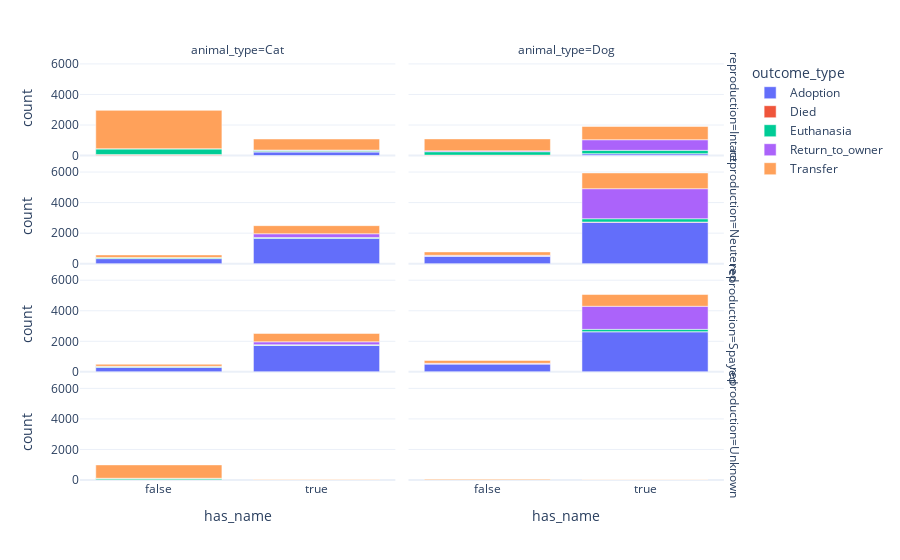

Notebook cell for this chart:
### Markdown cell above
* More than 50% of the cats have no name, whereas dogs are less likely to not have one.
* Dogs with names are more likely to be returned to their owner.
* Cats with names are more likely to be adopted. There must be something more to that...

### Code cell
df_animal_name = df_train.groupby(['animal_type', 'has_name', 'outcome_type', 'reproduction']).size().reset_index(name = 'count')
px.bar(df_animal_name, x = 'has_name', y = 'count', color = 'outcome_type', facet_col = 'animal_type', facet_row = 'reproduction')

### Figure 1 — Plotly figure (JSON) as saved in the notebook; plotly's stock layout.template omitted (floating-point values rounded to 4 significant figures)
{"data": [{"alignmentgroup": "True", "hovertemplate": "outcome_type=Adoption<br>reproduction=Intact<br>animal_type=Cat<br>has_name=%{x}<br>count=%{y}<extra></extra>", "legendgroup": "Adoption", "marker": {"color": "#636efa", "pattern": {"shape": ""}}, "name": "Adoption", "offsetgroup": "Adoption", "orientation": "v", "showlegend": true, "textposition": "auto", "type": "bar", "x": [false, true], "xaxis": "x7", "y": [9, 229], "yaxis": "y7"}, {"alignmentgroup": "True", "hovertemplate": "outcome_type=Adoption<br>reproduction=Intact<br>animal_type=Dog<br>has_name=%{x}<br>count=%{y}<extra></extra>", "legendgroup": "Adoption", "marker": {"color": "#636efa", "pattern": {"shape": ""}}, "name": "Adoption", "offsetgroup": "Adoption", "orientation": "v", "showlegend": false, "textposition": "auto", "type": "bar", "x": [false, true], "xaxis": "x8", "y": [4, 119], "yaxis": "y8"}, {"alignmentgroup": "True", "hovertemplate": "outcome_type=Adoption<br>reproduction=Neutered<br>animal_type=Cat<br>has_name=%{x}<br>count=%{y}<extra></extra>", "legendgroup": "Adoption", "marker": {"color": "#636efa", "pattern": {"shape": ""}}, "name": "Adoption", "offsetgroup": "Adoption", "orientation": "v", "showlegend": false, "textposition": "auto", "type": "bar", "x": [false, true], "xaxis": "x5", "y": [334, 1667], "yaxis": "y5"}, {"alignmentgroup": "True", "hovertemplate": "outcome_type=Adoption<br>reproduction=Neutered<br>animal_type=Dog<br>has_name=%{x}<br>count=%{y}<extra></extra>", "legendgroup": "Adoption", "marker": {"color": "#636efa", "pattern": {"shape": ""}}, "name": "Adoption", "offsetgroup": "Adoption", "orientation": "v", "showlegend": false, "textposition": "auto", "type": "bar", "x": [false, true], "xaxis": "x6", "y": [502, 2719], "yaxis": "y6"}, {"alignmentgroup": "True", "hovertemplate": "outcome_type=Adoption<br>reproduction=Spayed<br>animal_type=Cat<br>has_name=%{x}<br>count=%{y}<extra></extra>", "legendgroup": "Adoption", "marker": {"color": "#636efa", "pattern": {"shape": ""}}, "name": "Adoption", "offsetgroup": "Adoption", "orientation": "v", "showlegend": false, "textposition": "auto", "type": "bar", "x": [false, true], "xaxis": "x3", "y": [303, 1730], "yaxis": "y3"}, {"alignmentgroup": "True", "hovertemplate": "outcome_type=Adoption<br>reproduction=Spayed<br>animal_type=Dog<br>has_name=%{x}<br>count=%{y}<extra></extra>", "legendgroup": "Adoption", "marker": {"color": "#636efa", "pattern": {"shape": ""}}, "name": "Adoption", "offsetgroup": "Adoption", "orientation": "v", "showlegend": false, "textposition": "auto", "type": "bar", "x": [false, true], "xaxis": "x4", "y": [526, 2627], "yaxis": "y4"}, {"alignmentgroup": "True", "hovertemplate": "outcome_type=Died<br>reproduction=Intact<br>animal_type=Cat<br>has_name=%{x}<br>count=%{y}<extra></extra>", "legendgroup": "Died", "marker": {"color": "#EF553B", "pattern": {"shape": ""}}, "name": "Died", "offsetgroup": "Died", "orientation": "v", "showlegend": true, "textposition": "auto", "type": "bar", "x": [false, true], "xaxis": "x7", "y": [61, 43], "yaxis": "y7"}, {"alignmentgroup": "True", "hovertemplate": "outcome_type=Died<br>reproduction=Intact<br>animal_type=Dog<br>has_name=%{x}<br>count=%{y}<extra></extra>", "legendgroup": "Died", "marker": {"color": "#EF553B", "pattern": {"shape": ""}}, "name": "Died", "offsetgroup": "Died", "orientation": "v", "showlegend": false, "textposition": "auto", "type": "bar", "x": [false, true], "xaxis": "x8", "y": [24, 7], "yaxis": "y8"}, {"alignmentgroup": "True", "hovertemplate": "outcome_type=Died<br>reproduction=Neutered<br>animal_type=Cat<br>has_name=%{x}<br>count=%{y}<extra></extra>", "legendgroup": "Died", "marker": {"color": "#EF553B", "pattern": {"shape": ""}}, "name": "Died", "offsetgroup": "Died", "orientation": "v", "showlegend": false, "textposition": "auto", "type": "bar", "x": [false, true], "xaxis": "x5", "y": [4, 5], "yaxis": "y5"}, {"alignmentgroup": "True", "hovertemplate": "outcome_type=Died<br>reproduction=Neutered<br>animal_type=Dog<br>has_name=%{x}<br>count=%{y}<extra></extra>", "legendgroup": "Died", "marker": {"color": "#EF553B", "pattern": {"shape": ""}}, "name": "Died", "offsetgroup": "Died", "orientation": "v", "showlegend": false, "textposition": "auto", "type": "bar", "x": [false, true], "xaxis": "x6", "y": [1, 9], "yaxis": "y6"}, {"alignmentgroup": "True", "hovertemplate": "outcome_type=Died<br>reproduction=Spayed<br>animal_type=Cat<br>has_name=%{x}<br>count=%{y}<extra></extra>", "legendgroup": "Died", "marker": {"color": "#EF553B", "pattern": {"shape": ""}}, "name": "Died", "offsetgroup": "Died", "orientation": "v", "showlegend": false, "textposition": "auto", "type": "bar", "x": [false, true], "xaxis": "x3", "y": [5, 6], "yaxis": "y3"}, {"alignmentgroup": "True", "hovertemplate": "outcome_type=Died<br>reproduction=Spayed<br>animal_type=Dog<br>has_name=%{x}<br>count=%{y}<extra></extra>", "legendgroup": "Died", "marker": {"color": "#EF553B", "pattern": {"shape": ""}}, "name": "Died", "offsetgroup": "Died", "orientation": "v", "showlegend": false, "textposition": "auto", "type": "bar", "x": [false, true], "xaxis": "x4", "y": [1, 6], "yaxis": "y4"}, {"alignmentgroup": "True", "hovertemplate": "outcome_type=Died<br>reproduction=Unknown<br>animal_type=Cat<br>has_name=%{x}<br>count=%{y}<extra></extra>", "legendgroup": "Died", "marker": {"color": "#EF553B", "pattern": {"shape": ""}}, "name": "Died", "offsetgroup": "Died", "orientation": "v", "showlegend": false, "textposition": "auto", "type": "bar", "x": [false, true], "xaxis": "x", "y": [22, 1], "yaxis": "y"}, {"alignmentgroup": "True", "hovertemplate": "outcome_type=Died<br>reproduction=Unknown<br>animal_type=Dog<br>has_name=%{x}<br>count=%{y}<extra></extra>", "legendgroup": "Died", "marker": {"color": "#EF553B", "pattern": {"shape": ""}}, "name": "Died", "offsetgroup": "Died", "orientation": "v", "showlegend": false, "textposition": "auto", "type": "bar", "x": [false], "xaxis": "x2", "y": [2], "yaxis": "y2"}, {"alignmentgroup": "True", "hovertemplate": "outcome_type=Euthanasia<br>reproduction=Intact<br>animal_type=Cat<br>has_name=%{x}<br>count=%{y}<extra></extra>", "legendgroup": "Euthanasia", "marker": {"color": "#00cc96", "pattern": {"shape": ""}}, "name": "Euthanasia", "offsetgroup": "Euthanasia", "orientation": "v", "showlegend": true, "textposition": "auto", "type": "bar", "x": [false, true], "xaxis": "x7", "y": [370, 67], "yaxis": "y7"}, {"alignmentgroup": "True", "hovertemplate": "outcome_type=Euthanasia<br>reproduction=Intact<br>animal_type=Dog<br>has_name=%{x}<br>count=%{y}<extra></extra>", "legendgroup": "Euthanasia", "marker": {"color": "#00cc96", "pattern": {"shape": ""}}, "name": "Euthanasia", "offsetgroup": "Euthanasia", "orientation": "v", "showlegend": false, "textposition": "auto", "type": "bar", "x": [false, true], "xaxis": "x8", "y": [225, 216], "yaxis": "y8"}, {"alignmentgroup": "True", "hovertemplate": "outcome_type=Euthanasia<br>reproduction=Neutered<br>animal_type=Cat<br>has_name=%{x}<br>count=%{y}<extra></extra>", "legendgroup": "Euthanasia", "marker": {"color": "#00cc96", "pattern": {"shape": ""}}, "name": "Euthanasia", "offsetgroup": "Euthanasia", "orientation": "v", "showlegend": false, "textposition": "auto", "type": "bar", "x": [false, true], "xaxis": "x5", "y": [62, 46], "yaxis": "y5"}, {"alignmentgroup": "True", "hovertemplate": "outcome_type=Euthanasia<br>reproduction=Neutered<br>animal_type=Dog<br>has_name=%{x}<br>count=%{y}<extra></extra>", "legendgroup": "Euthanasia", "marker": {"color": "#00cc96", "pattern": {"shape": ""}}, "name": "Euthanasia", "offsetgroup": "Euthanasia", "orientation": "v", "showlegend": false, "textposition": "auto", "type": "bar", "x": [false, true], "xaxis": "x6", "y": [19, 217], "yaxis": "y6"}, {"alignmentgroup": "True", "hovertemplate": "outcome_type=Euthanasia<br>reproduction=Spayed<br>animal_type=Cat<br>has_name=%{x}<br>count=%{y}<extra></extra>", "legendgroup": "Euthanasia", "marker": {"color": "#00cc96", "pattern": {"shape": ""}}, "name": "Euthanasia", "offsetgroup": "Euthanasia", "orientation": "v", "showlegend": false, "textposition": "auto", "type": "bar", "x": [false, true], "xaxis": "x3", "y": [35, 40], "yaxis": "y3"}, {"alignmentgroup": "True", "hovertemplate": "outcome_type=Euthanasia<br>reproduction=Spayed<br>animal_type=Dog<br>has_name=%{x}<br>count=%{y}<extra></extra>", "legendgroup": "Euthanasia", "marker": {"color": "#00cc96", "pattern": {"shape": ""}}, "name": "Euthanasia", "offsetgroup": "Euthanasia", "orientation": "v", "showlegend": false, "textposition": "auto", "type": "bar", "x": [false, true], "xaxis": "x4", "y": [9, 148], "yaxis": "y4"}, {"alignmentgroup": "True", "hovertemplate": "outcome_type=Euthanasia<br>reproduction=Unknown<br>animal_type=Cat<br>has_name=%{x}<br>count=%{y}<extra></extra>", "legendgroup": "Euthanasia", "marker": {"color": "#00cc96", "pattern": {"shape": ""}}, "name": "Euthanasia", "offsetgroup": "Euthanasia", "orientation": "v", "showlegend": false, "textposition": "auto", "type": "bar", "x": [false, true], "xaxis": "x", "y": [87, 3], "yaxis": "y"}, {"alignmentgroup": "True", "hovertemplate": "outcome_type=Euthanasia<br>reproduction=Unknown<br>animal_type=Dog<br>has_name=%{x}<br>count=%{y}<extra></extra>", "legendgroup": "Euthanasia", "marker": {"color": "#00cc96", "pattern": {"shape": ""}}, "name": "Euthanasia", "offsetgroup": "Euthanasia", "orientation": "v", "showlegend": false, "textposition": "auto", "type": "bar", "x": [false, true], "xaxis": "x2", "y": [8, 3], "yaxis": "y2"}, {"alignmentgroup": "True", "hovertemplate": "outcome_type=Return_to_owner<br>reproduction=Intact<br>animal_type=Cat<br>has_name=%{x}<br>count=%{y}<extra></extra>", "legendgroup": "Return_to_owner", "marker": {"color": "#ab63fa", "pattern": {"shape": ""}}, "name": "Return_to_owner", "offsetgroup": "Return_to_owner", "orientation": "v", "showlegend": true, "textposition": "auto", "type": "bar", "x": [false, true], "xaxis": "x7", "y": [7, 21], "yaxis": "y7"}, {"alignmentgroup": "True", "hovertemplate": "outcome_type=Return_to_owner<br>reproduction=Intact<br>animal_type=Dog<br>has_name=%{x}<br>count=%{y}<extra></extra>", "legendgroup": "Return_to_owner", "marker": {"color": "#ab63fa", "pattern": {"shape": ""}}, "name": "Return_to_owner", "offsetgroup": "Return_to_owner", "orientation": "v", "showlegend": false, "textposition": "auto", "type": "bar", "x": [false, true], "xaxis": "x8", "y": [56, 694], "yaxis": "y8"}, {"alignmentgroup": "True", "hovertemplate": "outcome_type=Return_to_owner<br>reproduction=Neutered<br>animal_type=Cat<br>has_name=%{x}<br>count=%{y}<extra></extra>", "legendgroup": "Return_to_owner", "marker": {"color": "#ab63fa", "pattern": {"shape": ""}}, "name": "Return_to_owner", "offsetgroup": "Return_to_owner", "orientation": "v", "showlegend": false, "textposition": "auto", "type": "bar", "x": [false, true], "xaxis": "x5", "y": [10, 242], "yaxis": "y5"}, {"alignmentgroup": "True", "hovertemplate": "outcome_type=Return_to_owner<br>reproduction=Neutered<br>animal_type=Dog<br>has_name=%{x}<br>count=%{y}<extra></extra>", "legendgroup": "Return_to_owner", "marker": {"color": "#ab63fa", "pattern": {"shape": ""}}, "name": "Return_to_owner", "offsetgroup": "Return_to_owner", "orientation": "v", "showlegend": false, "textposition": "auto", "type": "bar", "x": [false, true], "xaxis": "x6", "y": [29, 1966], "yaxis": "y6"}, {"alignmentgroup": "True", "hovertemplate": "outcome_type=Return_to_owner<br>reproduction=Spayed<br>animal_type=Cat<br>has_name=%{x}<br>count=%{y}<extra></extra>", "legendgroup": "Return_to_owner", "marker": {"color": "#ab63fa", "pattern": {"shape": ""}}, "name": "Return_to_owner", "offsetgroup": "Return_to_owner", "orientation": "v", "showlegend": false, "textposition": "auto", "type": "bar", "x": [false, true], "xaxis": "x3", "y": [22, 191], "yaxis": "y3"}, {"alignmentgroup": "True", "hovertemplate": "outcome_type=Return_to_owner<br>reproduction=Spayed<br>animal_type=Dog<br>has_name=%{x}<br>count=%{y}<extra></extra>", "legendgroup": "Return_to_owner", "marker": {"color": "#ab63fa", "pattern": {"shape": ""}}, "name": "Return_to_owner", "offsetgroup": "Return_to_owner", "orientation": "v", "showlegend": false, "textposition": "auto", "type": "bar", "x": [false, true], "xaxis": "x4", "y": [23, 1512], "yaxis": "y4"}, {"alignmentgroup": "True", "hovertemplate": "outcome_type=Return_to_owner<br>reproduction=Unknown<br>animal_type=Cat<br>has_name=%{x}<br>count=%{y}<extra></extra>", "legendgroup": "Return_to_owner", "marker": {"color": "#ab63fa", "pattern": {"shape": ""}}, "name": "Return_to_owner", "offsetgroup": "Return_to_owner", "orientation": "v", "showlegend": false, "textposition": "auto", "type": "bar", "x": [false, true], "xaxis": "x", "y": [5, 2], "yaxis": "y"}, {"alignmentgroup": "True", "hovertemplate": "outcome_type=Return_to_owner<br>reproduction=Unknown<br>animal_type=Dog<br>has_name=%{x}<br>count=%{y}<extra></extra>", "legendgroup": "Return_to_owner", "marker": {"color": "#ab63fa", "pattern": {"shape": ""}}, "name": "Return_to_owner", "offsetgroup": "Return_to_owner", "orientation": "v", "showlegend": false, "textposition": "auto", "type": "bar", "x": [false, true], "xaxis": "x2", "y": [1, 5], "yaxis": "y2"}, {"alignmentgroup": "True", "hovertemplate": "outcome_type=Transfer<br>reproduction=Intact<br>animal_type=Cat<br>has_name=%{x}<br>count=%{y}<extra></extra>", "legendgroup": "Transfer", "marker": {"color": "#FFA15A", "pattern": {"shape": ""}}, "name": "Transfer", "offsetgroup": "Transfer", "orientation": "v", "showlegend": true, "textposition": "auto", "type": "bar", "x": [false, true], "xaxis": "x7", "y": [2511, 723], "yaxis": "y7"}, {"alignmentgroup": "True", "hovertemplate": "outcome_type=Transfer<br>reproduction=Intact<br>animal_type=Dog<br>has_name=%{x}<br>count=%{y}<extra></extra>", "legendgroup": "Transfer", "marker": {"color": "#FFA15A", "pattern": {"shape": ""}}, "name": "Transfer", "offsetgroup": "Transfer", "orientation": "v", "showlegend": false, "textposition": "auto", "type": "bar", "x": [false, true], "xaxis": "x8", "y": [781, 869], "yaxis": "y8"}, {"alignmentgroup": "True", "hovertemplate": "outcome_type=Transfer<br>reproduction=Neutered<br>animal_type=Cat<br>has_name=%{x}<br>count=%{y}<extra></extra>", "legendgroup": "Transfer", "marker": {"color": "#FFA15A", "pattern": {"shape": ""}}, "name": "Transfer", "offsetgroup": "Transfer", "orientation": "v", "showlegend": false, "textposition": "auto", "type": "bar", "x": [false, true], "xaxis": "x5", "y": [164, 531], "yaxis": "y5"}, {"alignmentgroup": "True", "hovertemplate": "outcome_type=Transfer<br>reproduction=Neutered<br>animal_type=Dog<br>has_name=%{x}<br>count=%{y}<extra></extra>", "legendgroup": "Transfer", "marker": {"color": "#FFA15A", "pattern": {"shape": ""}}, "name": "Transfer", "offsetgroup": "Transfer", "orientation": "v", "showlegend": false, "textposition": "auto", "type": "bar", "x": [false, true], "xaxis": "x6", "y": [220, 1032], "yaxis": "y6"}, {"alignmentgroup": "True", "hovertemplate": "outcome_type=Transfer<br>reproduction=Spayed<br>animal_type=Cat<br>has_name=%{x}<br>count=%{y}<extra></extra>", "legendgroup": "Transfer", "marker": {"color": "#FFA15A", "pattern": {"shape": ""}}, "name": "Transfer", "offsetgroup": "Transfer", "orientation": "v", "showlegend": false, "textposition": "auto", "type": "bar", "x": [false, true], "xaxis": "x3", "y": [132, 548], "yaxis": "y3"}, {"alignmentgroup": "True", "hovertemplate": "outcome_type=Transfer<br>reproduction=Spayed<br>animal_type=Dog<br>has_name=%{x}<br>count=%{y}<extra></extra>", "legendgroup": "Transfer", "marker": {"color": "#FFA15A", "pattern": {"shape": ""}}, "name": "Transfer", "offsetgroup": "Transfer", "orientation": "v", "showlegend": false, "textposition": "auto", "type": "bar", "x": [false, true], "xaxis": "x4", "y": [186, 770], "yaxis": "y4"}, {"alignmentgroup": "True", "hovertemplate": "outcome_type=Transfer<br>reproduction=Unknown<br>animal_type=Cat<br>has_name=%{x}<br>count=%{y}<extra></extra>", "legendgroup": "Transfer", "marker": {"color": "#FFA15A", "pattern": {"shape": ""}}, "name": "Transfer", "offsetgroup": "Transfer", "orientation": "v", "showlegend": false, "textposition": "auto", "type": "bar", "x": [false, true], "xaxis": "x", "y": [876, 20], "yaxis": "y"}, {"alignmentgroup": "True", "hovertemplate": "outcome_type=Transfer<br>reproduction=Unknown<br>animal_type=Dog<br>has_name=%{x}<br>count=%{y}<extra></extra>", "legendgroup": "Transfer", "marker": {"color": "#FFA15A", "pattern": {"shape": ""}}, "name": "Transfer", "offsetgroup": "Transfer", "orientation": "v", "showlegend": false, "textposition": "auto", "type": "bar", "x": [false, true], "xaxis": "x2", "y": [55, 4], "yaxis": "y2"}], "layout": {"annotations": [{"font": {}, "showarrow": false, "text": "animal_type=Cat", "x": 0.24, "xanchor": "center", "xref": "paper", "y": 1, "yanchor": "bottom", "yref": "paper"}, {"font": {}, "showarrow": false, "text": "animal_type=Dog", "x": 0.74, "xanchor": "center", "xref": "paper", "y": 1, "yanchor": "bottom", "yref": "paper"}, {"font": {}, "showarrow": false, "text": "reproduction=Unknown", "textangle": 90, "x": 0.98, "xanchor": "left", "xref": "paper", "y": 0.1138, "yanchor": "middle", "yref": "paper"}, {"font": {}, "showarrow": false, "text": "reproduction=Spayed", "textangle": 90, "x": 0.98, "xanchor": "left", "xref": "paper", "y": 0.3712, "yanchor": "middle", "yref": "paper"}, {"font": {}, "showarrow": false, "text": "reproduction=Neutered", "textangle": 90, "x": 0.98, "xanchor": "left", "xref": "paper", "y": 0.6288, "yanchor": "middle", "yref": "paper"}, {"font": {}, "showarrow": false, "text": "reproduction=Intact", "textangle": 90, "x": 0.98, "xanchor": "left", "xref": "paper", "y": 0.8862, "yanchor": "middle", "yref": "paper"}], "barmode": "relative", "legend": {"title": {"text": "outcome_type"}, "tracegroupgap": 0}, "margin": {"t": 60}, "xaxis": {"anchor": "y", "domain": [0, 0.48], "title": {"text": "has_name"}}, "xaxis2": {"anchor": "y2", "domain": [0.5, 0.98], "matches": "x", "title": {"text": "has_name"}}, "xaxis3": {"anchor": "y3", "domain": [0, 0.48], "matches": "x", "showticklabels": false}, "xaxis4": {"anchor": "y4", "domain": [0.5, 0.98], "matches": "x", "showticklabels": false}, "xaxis5": {"anchor": "y5", "domain": [0, 0.48], "matches": "x", "showticklabels": false}, "xaxis6": {"anchor": "y6", "domain": [0.5, 0.98], "matches": "x", "showticklabels": false}, "xaxis7": {"anchor": "y7", "domain": [0, 0.48], "matches": "x", "showticklabels": false}, "xaxis8": {"anchor": "y8", "domain": [0.5, 0.98], "matches": "x", "showticklabels": false}, "yaxis": {"anchor": "x", "domain": [0, 0.2275], "title": {"text": "count"}}, "yaxis2": {"anchor": "x2", "domain": [0, 0.2275], "matches": "y", "showticklabels": false}, "yaxis3": {"anchor": "x3", "domain": [0.2575, 0.485], "matches": "y", "title": {"text": "count"}}, "yaxis4": {"anchor": "x4", "domain": [0.2575, 0.485], "matches": "y", "showticklabels": false}, "yaxis5": {"anchor": "x5", "domain": [0.515, 0.7425], "matches": "y", "title": {"text": "count"}}, "yaxis6": {"anchor": "x6", "domain": [0.515, 0.7425], "matches": "y", "showticklabels": false}, "yaxis7": {"anchor": "x7", "domain": [0.7725, 1], "matches": "y", "title": {"text": "count"}}, "yaxis8": {"anchor": "x8", "domain": [0.7725, 1], "matches": "y", "showticklabels": false}}}
